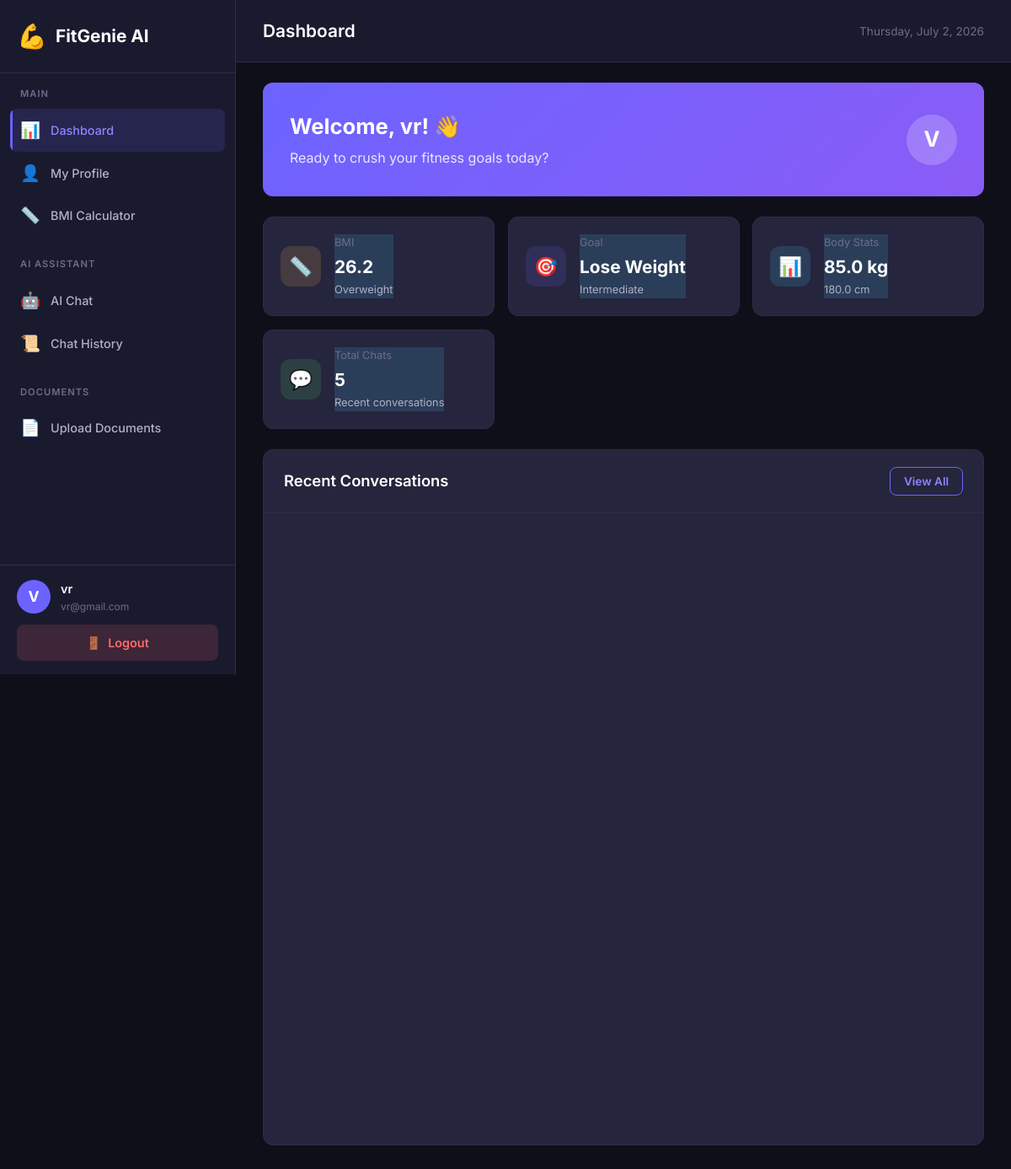
The page / (signed in) on the database its author committed.
### app.py (models this page shows)
class User(UserMixin, db.Model):
    __tablename__ = "users"
    id = db.Column(db.Integer, primary_key=True)
    name = db.Column(db.String(100), nullable=False)
    email = db.Column(db.String(120), unique=True, nullable=False)
    password = db.Column(db.String(200), nullable=False)
    created_at = db.Column(db.DateTime, default=datetime.utcnow)
    profile = db.relationship("Profile", backref="user", uselist=False)
    chats = db.relationship("ChatHistory", backref="user", lazy=True)

class Profile(db.Model):
    __tablename__ = "profiles"
    id = db.Column(db.Integer, primary_key=True)
    user_id = db.Column(db.Integer, db.ForeignKey("users.id"), unique=True, nullable=False)
    age = db.Column(db.Integer, nullable=True)
    height = db.Column(db.Float, nullable=True)  # in cm
    weight = db.Column(db.Float, nullable=True)  # in kg
    gender = db.Column(db.String(20), nullable=True)
    goal = db.Column(db.String(100), nullable=True)
    fitness_level = db.Column(db.String(50), nullable=True)
    medical_condition = db.Column(db.Text, nullable=True)

### app.py (the view)
@app.route("/")
@login_required
def dashboard():
    profile = Profile.query.filter_by(user_id=current_user.id).first()
    bmi = None
    bmi_category = None
    if profile and profile.height and profile.weight and profile.height > 0:
        height_m = profile.height / 100  # Convert cm to meters
        bmi = round(profile.weight / (height_m ** 2), 1)
        if bmi < 18.5:
            bmi_category = "Underweight"
        elif 18.5 <= bmi < 25:
            bmi_category = "Normal"
        elif 25 <= bmi < 30:
            bmi_category = "Overweight"
        else:
            bmi_category = "Obese"
    recent_chats = ChatHistory.query.filter_by(
        user_id=current_user.id
    ).order_by(ChatHistory.timestamp.desc()).limit(5).all()
    return render_template(
        "dashboard.html",
        user=current_user,
        profile=profile,
        bmi=bmi,
        bmi_category=bmi_category,
        recent_chats=recent_chats
    )

### app.py (called while the page is built)
@login_manager.user_loader
def load_user(user_id):
    return db.session.get(User, int(user_id))

### templates/dashboard.html (shortened to what this page needs)
<!DOCTYPE html>
<html lang="en">
<head>
    <link rel="stylesheet" href="{{ url_for('static', filename='style.css') }}">
</head>
<body>
    <aside class="sidebar" id="sidebar">
        <div class="sidebar-header">
            <div class="sidebar-logo">
                <span class="logo-icon">💪</span>
                <h2>FitGenie AI</h2>
            </div>
        </div>
        <nav class="sidebar-nav">
            <div class="nav-section">
                <span class="nav-section-title">Main</span>
                <a href="#" class="nav-item active" onclick="showSection('dashboard')">
                    <span class="nav-icon">📊</span>
                    <span>Dashboard</span>
                </a>
                <a href="#" class="nav-item" onclick="showSection('profile')">
                    <span class="nav-icon">👤</span>
                    <span>My Profile</span>
                </a>
                <a href="#" class="nav-item" onclick="showSection('bmi')">
                    <span class="nav-icon">📏</span>
                    <span>BMI Calculator</span>
                </a>
            </div>
            <div class="nav-section">
                <span class="nav-section-title">AI Assistant</span>
                <a href="#" class="nav-item" onclick="showSection('chat')">
                    <span class="nav-icon">🤖</span>
                    <span>AI Chat</span>
                </a>
                <a href="#" class="nav-item" onclick="showSection('history')">
                    <span class="nav-icon">📜</span>
                    <span>Chat History</span>
                </a>
            </div>
            <div class="nav-section">
                <span class="nav-section-title">Documents</span>
                <a href="#" class="nav-item" onclick="showSection('documents')">
                    <span class="nav-icon">📄</span>
                    <span>Upload Documents</span>
                </a>
            </div>
        </nav>
        <div class="sidebar-footer">
            <div class="user-info">
                <div class="user-avatar">{{ user.name[0] | upper }}</div>
                <div class="user-details">
                    <span class="user-name">{{ user.name }}</span>
                    <span class="user-email">{{ user.email }}</span>
                </div>
            </div>
            <a href="{{ url_for('logout') }}" class="btn btn-logout" onclick="return confirm('Are you sure you want to logout?')">
                <span>🚪</span> Logout
            </a>
        </div>
    </aside>
    <main class="main-content" id="mainContent">
        <header class="topbar">
            <h1 id="pageTitle">Dashboard</h1>
            <div class="topbar-actions">
                <span class="current-date" id="currentDate"></span>
            </div>
        </header>
        <div class="content-area">
            <section id="section-dashboard" class="page-section active">
                <div class="welcome-card">
                    <div class="welcome-text">
                        <h2>Welcome, {{ user.name }}! 👋</h2>
                        <p>Ready to crush your fitness goals today?</p>
                    </div>
                    <div class="welcome-avatar">{{ user.name[0] | upper }}</div>
                </div>
                <div class="stats-grid">
                    <div class="stat-card">
                        <div class="stat-icon {{ 'stat-normal' if bmi_category == 'Normal' else 'stat-warning' if bmi_category == 'Overweight' else 'stat-danger' }}">
                            📏
                        </div>
                        <div class="stat-info">
                            <span class="stat-label">BMI</span>
                            <span class="stat-value">{{ bmi if bmi else '--' }}</span>
                            <span class="stat-desc">{{ bmi_category if bmi_category else 'Set your profile' }}</span>
                        </div>
                    </div>
                    <div class="stat-card">
                        <div class="stat-icon stat-primary">🎯</div>
                        <div class="stat-info">
                            <span class="stat-label">Goal</span>
                            <span class="stat-value">{{ profile.goal if profile and profile.goal else 'Not set' }}</span>
                            <span class="stat-desc">{{ profile.fitness_level if profile and profile.fitness_level else 'Update profile' }}</span>
                        </div>
                    </div>
                    <div class="stat-card">
                        <div class="stat-icon stat-info">📊</div>
                        <div class="stat-info">
                            <span class="stat-label">Body Stats</span>
                            <span class="stat-value">{{ profile.weight if profile and profile.weight else '--' }} kg</span>
                            <span class="stat-desc">{{ profile.height if profile and profile.height else '--' }} cm</span>
                        </div>
                    </div>
                    <div class="stat-card">
                        <div class="stat-icon stat-success">💬</div>
                        <div class="stat-info">
                            <span class="stat-label">Total Chats</span>
                            <span class="stat-value">{{ recent_chats | length }}</span>
                            <span class="stat-desc">Recent conversations</span>
                        </div>
                    </div>
                </div>
                <div class="card">
                    <div class="card-header">
                        <h3>Recent Conversations</h3>
                        <button class="btn btn-sm btn-outline" onclick="showSection('history')">View All</button>
                    </div>
                    <div class="card-body">
                    </div>
                </div>
            </section>
        </div>
    </main>
</body>
</html>

### rows shown on the page
User: name "V", name "vr", email "vr@gmail.com"
Profile: goal "Lose Weight", fitness_level "Intermediate", weight "85.0", height "180.0"

### other values the page prints
{{ bmi if bmi else '--' }} "26.2"
{{ bmi_category if bmi_category else 'Set your profile' }} "Overweight"
{{ recent_chats | length }} "5"
